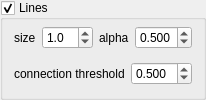
              <widget class="QGroupBox" name="groupbox_plot_lines">
               <property name="title">
                <string>Lines</string>
               </property>
               <property name="flat">
                <bool>false</bool>
               </property>
               <property name="checkable">
                <bool>true</bool>
               </property>
               <property name="checked">
                <bool>true</bool>
               </property>
               <layout class="QVBoxLayout" name="verticalLayout">
                <property name="topMargin">
                 <number>6</number>
                </property>
                <property name="bottomMargin">
                 <number>6</number>
                </property>
                <item>
                 <layout class="QHBoxLayout" name="horizontalLayout_6">
                  <item>
                   <layout class="QFormLayout" name="formLayout_23">
                    <property name="sizeConstraint">
                     <enum>QLayout::SetDefaultConstraint</enum>
                    </property>
                    <property name="fieldGrowthPolicy">
                     <enum>QFormLayout::ExpandingFieldsGrow</enum>
                    </property>
                    <property name="labelAlignment">
                     <set>Qt::AlignLeading|Qt::AlignLeft|Qt::AlignVCenter</set>
                    </property>
                    <property name="formAlignment">
                     <set>Qt::AlignLeading|Qt::AlignLeft|Qt::AlignTop</set>
                    </property>
                    <property name="verticalSpacing">
                     <number>0</number>
                    </property>
                    <item row="1" column="0">
                     <widget class="QLabel" name="label_67">
                      <property name="text">
                       <string>size</string>
                      </property>
                      <property name="textFormat">
                       <enum>Qt::AutoText</enum>
                      </property>
                     </widget>
                    </item>
                    <item row="1" column="1">
                     <widget class="QDoubleSpinBox" name="spinbox_plot_szLine">
                      <property name="sizePolicy">
                       <sizepolicy hsizetype="MinimumExpanding" vsizetype="Fixed">
                        <horstretch>0</horstretch>
                        <verstretch>0</verstretch>
                       </sizepolicy>
                      </property>
                      <property name="minimumSize">
                       <size>
                        <width>0</width>
                        <height>0</height>
                       </size>
                      </property>
                      <property name="decimals">
                       <number>1</number>
                      </property>
                      <property name="minimum">
                       <double>0.100000000000000</double>
                      </property>
                      <property name="maximum">
                       <double>99.000000000000000</double>
                      </property>
                      <property name="singleStep">
                       <double>0.100000000000000</double>
                      </property>
                      <property name="value">
                       <double>1.000000000000000</double>
                      </property>
                     </widget>
                    </item>
                   </layout>
                  </item>
                  <item>
                   <layout class="QFormLayout" name="formLayout_24">
                    <property name="sizeConstraint">
                     <enum>QLayout::SetDefaultConstraint</enum>
                    </property>
                    <property name="fieldGrowthPolicy">
                     <enum>QFormLayout::ExpandingFieldsGrow</enum>
                    </property>
                    <property name="labelAlignment">
                     <set>Qt::AlignLeading|Qt::AlignLeft|Qt::AlignVCenter</set>
                    </property>
                    <property name="formAlignment">
                     <set>Qt::AlignLeading|Qt::AlignLeft|Qt::AlignTop</set>
                    </property>
                    <property name="verticalSpacing">
                     <number>0</number>
                    </property>
                    <item row="1" column="0">
                     <widget class="QLabel" name="label_68">
                      <property name="text">
                       <string>alpha</string>
                      </property>
                      <property name="textFormat">
                       <enum>Qt::AutoText</enum>
                      </property>
                     </widget>
                    </item>
                    <item row="1" column="1">
                     <widget class="QDoubleSpinBox" name="spinbox_plot_transpLine">
                      <property name="sizePolicy">
                       <sizepolicy hsizetype="MinimumExpanding" vsizetype="Fixed">
                        <horstretch>0</horstretch>
                        <verstretch>0</verstretch>
                       </sizepolicy>
                      </property>
                      <property name="minimumSize">
                       <size>
                        <width>0</width>
                        <height>0</height>
                       </size>
                      </property>
                      <property name="decimals">
                       <number>3</number>
                      </property>
                      <property name="minimum">
                       <double>0.001000000000000</double>
                      </property>
                      <property name="maximum">
                       <double>1.000000000000000</double>
                      </property>
                      <property name="singleStep">
                       <double>0.100000000000000</double>
                      </property>
                      <property name="value">
                       <double>0.500000000000000</double>
                      </property>
                     </widget>
                    </item>
                   </layout>
                  </item>
                 </layout>
                </item>
                <item>
                 <layout class="QFormLayout" name="formLayout_34">
                  <property name="sizeConstraint">
                   <enum>QLayout::SetDefaultConstraint</enum>
                  </property>
                  <property name="fieldGrowthPolicy">
                   <enum>QFormLayout::ExpandingFieldsGrow</enum>
                  </property>
                  <property name="labelAlignment">
                   <set>Qt::AlignLeading|Qt::AlignLeft|Qt::AlignVCenter</set>
                  </property>
                  <property name="formAlignment">
                   <set>Qt::AlignLeading|Qt::AlignLeft|Qt::AlignTop</set>
                  </property>
                  <property name="verticalSpacing">
                   <number>0</number>
                  </property>
                  <item row="1" column="0">
                   <widget class="QLabel" name="label_84">
                    <property name="text">
                     <string>connection threshold</string>
                    </property>
                    <property name="textFormat">
                     <enum>Qt::AutoText</enum>
                    </property>
                   </widget>
                  </item>
                  <item row="1" column="1">
                   <widget class="QDoubleSpinBox" name="spinbox_plot_connectionthreshold">
                    <property name="sizePolicy">
                     <sizepolicy hsizetype="MinimumExpanding" vsizetype="Fixed">
                      <horstretch>0</horstretch>
                      <verstretch>0</verstretch>
                     </sizepolicy>
                    </property>
                    <property name="minimumSize">
                     <size>
                      <width>0</width>
                      <height>0</height>
                     </size>
                    </property>
                    <property name="decimals">
                     <number>3</number>
                    </property>
                    <property name="minimum">
                     <double>0.001000000000000</double>
                    </property>
                    <property name="maximum">
                     <double>1.000000000000000</double>
                    </property>
                    <property name="singleStep">
                     <double>0.100000000000000</double>
                    </property>
                    <property name="value">
                     <double>0.500000000000000</double>
                    </property>
                   </widget>
                  </item>
                 </layout>
                </item>
               </layout>
              </widget>
